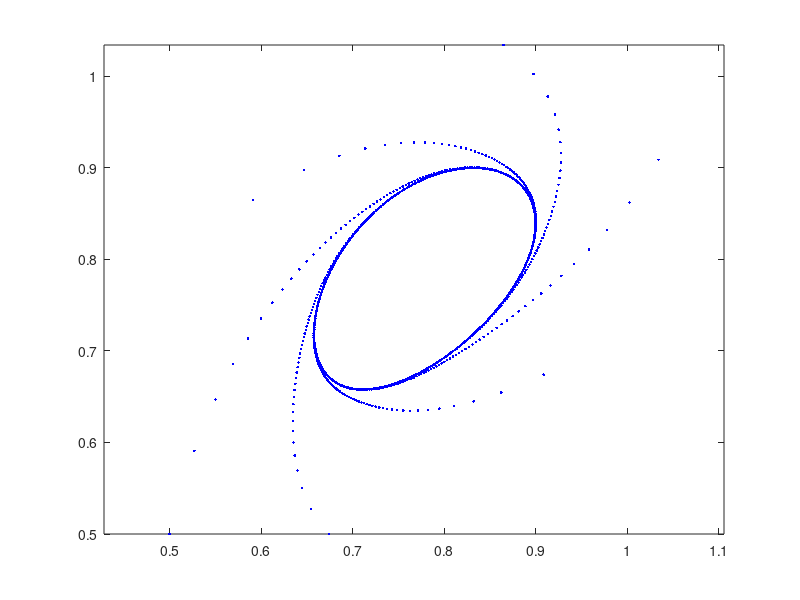

This chart was generated by the following MATLAB code:
clc;clear;

fun = @(u_1, u_2, r) r .* u_1 .* exp(-r/2 * u_2 .* u_2);

drawArrow = @(x,y) quiver(x(1), y(1), x(2)-x(1), y(2)-y(1), 'AutoScale', 'off', 'Color', 'k');

u_0 = [0.5; 0.5];
r = 1.6587;
u = u_0;
plot(u_0(1), u_0(2), '.', 'color', 'b'); hold on;
for i = 1:1000
    new_u(1) = fun(u(1), u(2), r);
    new_u(2) = u(1);
%    drawArrow([u(1), new_u(1)], [u(2), new_u(2)]);
    plot(new_u(1), new_u(2), '.', 'color', 'b');
    u = new_u;
end
axis('equal');
hold off;